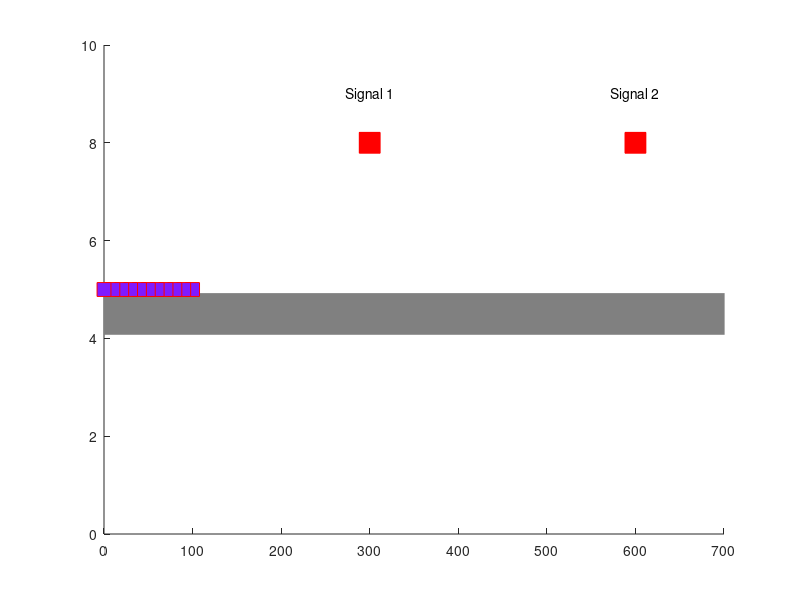

MATLAB code for this plot: (Note: this script raises an error after producing the figure.)
close all
numCars = 30;  % Number of cars 30

X = zeros(numCars, 1);
V = zeros(numCars, 1);
A = zeros(numCars, 1);

% Positions with 10m between cars
for i = 1:numCars
    X(i) = 100 - (i-1) * 10;
end

% Initial velocities
V(1) = 8;
V(2:numCars) = 10;

% Visualizations
f = figure;
set(f, 'position', [200,200,800,400]);
axis([0 700  0 10])
hold on
Y = X * 0 + 5;

% Road
p_road = plot([0 1000], [4.5 4.5], 'LineWidth', 30, 'color', [0.5, 0.5, 0.5]);

% Traffic signals
p_signal1 = plot(300, 8, 'sr', 'MarkerSize', 15, 'MarkerFaceColor', 'r');  % Red signal at x=300
p_signal2 = plot(600, 8, 'sr', 'MarkerSize', 15, 'MarkerFaceColor', 'r');  % Red signal at x=600
text(300, 9, 'Signal 1', 'HorizontalAlignment', 'center');
text(600, 9, 'Signal 2', 'HorizontalAlignment', 'center');

p = plot(X, Y, 'sr', 'MarkerSize', 10, 'MarkerFaceColor', [0.5, 0.1, 1]);

dt = 0.5;
CarData = [];
for t = 1 : 200  % Simulation time
    pause(0.03);

    % no signal part
    A(1) = IDM(X(1), V(1), X(1)+1000, 20);

    % First traffic signal x=300
    if (t <= 60)
        A(1) = IDM(X(1), V(1), 300, 0);
        set(p_signal1, 'MarkerFaceColor', 'r');
    else
        set(p_signal1, 'MarkerFaceColor', 'g');
    end

    % Second traffic signal x=600
    % Signal 1 cycles every 40 steps (20s red, 20s green)
    if mod(t, 80) <= 40 && mod(t, 80) ~= 0
        % Signal is red
        A(1) = IDM(X(1), V(1), 300, 0);
        set(p_signal1, 'MarkerFaceColor', 'r');
    else
        % Signal is green
        set(p_signal1, 'MarkerFaceColor', 'g');
    end

    % Signal 2 cycles every 40 steps as well (20s red, 20s green)
    if mod(t, 80) <= 40 && mod(t, 80) ~= 0 && X(1) > 320
        % Signal is red and affects lead car after it passed signal 1
        A(1) = IDM(X(1), V(1), 600, 0);
        set(p_signal2, 'MarkerFaceColor', 'r');
    else
        % Signal is green
        set(p_signal2, 'MarkerFaceColor', 'g');
    end


    % Positions and velocities for all cars
    for n = 1 : numCars
        X(n) = X(n) + V(n) * dt + 0.5 * A(n) * dt^2;
        V(n) = V(n) + A(n) * dt;
    end

    delete(p);
    CarData(end+1,:) = [t * dt, X', V', A'];
    p = plot(X, Y, 'sr', 'MarkerSize', 10, 'MarkerFaceColor', [0.5, 0.1, 1]);
end

%% graph
f2 = figure;
plot(CarData(:, 1), CarData(:, 2:numCars+1));  % Position data
title('Car Positions Over Time');
xlabel('Time');
ylabel('Position');
hold on
% Signal change
plot([60*dt, 60*dt], [0, 700], '--g', 'LineWidth', 2);  % Signal 1 green
plot([150*dt, 150*dt], [0, 700], '--g', 'LineWidth', 2);  % Signal 2 green
legend('Cars', 'Signal 1 → Green', 'Signal 2 → Green', 'Location', 'southeast');

f3 = figure;
plot(CarData(:, 1), CarData(:, numCars+2:2*numCars+1));  % Velocity data
title('Car Velocities Over Time');
xlabel('Time');
ylabel('Velocity');

f4 = figure;
plot(CarData(:, 1), CarData(:, 2*numCars+2:end));  % Acceleration data
title('Car Accelerations Over Time');
xlabel('Time');
ylabel('Acceleration');
